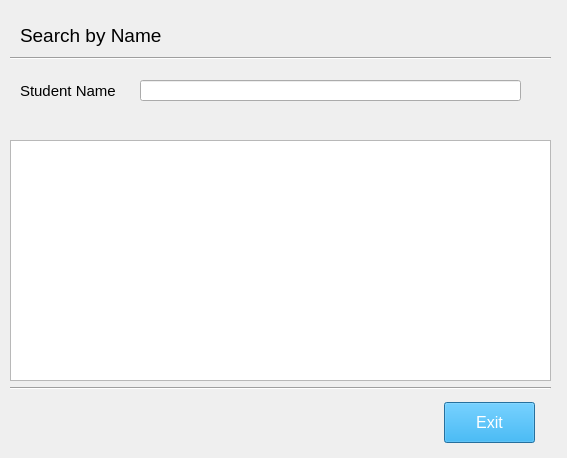
<?xml version="1.0" encoding="UTF-8"?>
<ui version="4.0">
 <class>Dialog</class>
 <widget class="QDialog" name="Dialog">
  <property name="geometry">
   <rect>
    <x>0</x>
    <y>0</y>
    <width>567</width>
    <height>458</height>
   </rect>
  </property>
  <property name="windowTitle">
   <string>Search by Name</string>
  </property>
  <widget class="QTableWidget" name="tableWidget">
   <property name="geometry">
    <rect>
     <x>10</x>
     <y>140</y>
     <width>541</width>
     <height>241</height>
    </rect>
   </property>
  </widget>
  <widget class="QLabel" name="label">
   <property name="geometry">
    <rect>
     <x>20</x>
     <y>20</y>
     <width>151</width>
     <height>31</height>
    </rect>
   </property>
   <property name="font">
    <font>
     <pointsize>14</pointsize>
    </font>
   </property>
   <property name="text">
    <string>Search by Name</string>
   </property>
  </widget>
  <widget class="Line" name="line">
   <property name="geometry">
    <rect>
     <x>10</x>
     <y>50</y>
     <width>541</width>
     <height>16</height>
    </rect>
   </property>
   <property name="orientation">
    <enum>Qt::Horizontal</enum>
   </property>
  </widget>
  <widget class="Line" name="line_2">
   <property name="geometry">
    <rect>
     <x>10</x>
     <y>380</y>
     <width>541</width>
     <height>16</height>
    </rect>
   </property>
   <property name="orientation">
    <enum>Qt::Horizontal</enum>
   </property>
  </widget>
  <widget class="QPushButton" name="pushButton">
   <property name="geometry">
    <rect>
     <x>444</x>
     <y>402</y>
     <width>91</width>
     <height>41</height>
    </rect>
   </property>
   <property name="styleSheet">
    <string notr="true">background-color: rgb(0, 170, 255);
color: rgb(255, 255, 255);
font-size: 16px;</string>
   </property>
   <property name="text">
    <string>Exit</string>
   </property>
  </widget>
  <widget class="QLabel" name="label_2">
   <property name="geometry">
    <rect>
     <x>20</x>
     <y>80</y>
     <width>101</width>
     <height>21</height>
    </rect>
   </property>
   <property name="font">
    <font>
     <pointsize>11</pointsize>
    </font>
   </property>
   <property name="text">
    <string>Student Name</string>
   </property>
  </widget>
  <widget class="QLineEdit" name="lineEdit">
   <property name="geometry">
    <rect>
     <x>140</x>
     <y>80</y>
     <width>381</width>
     <height>21</height>
    </rect>
   </property>
  </widget>
 </widget>
 <resources/>
 <connections/>
</ui>
